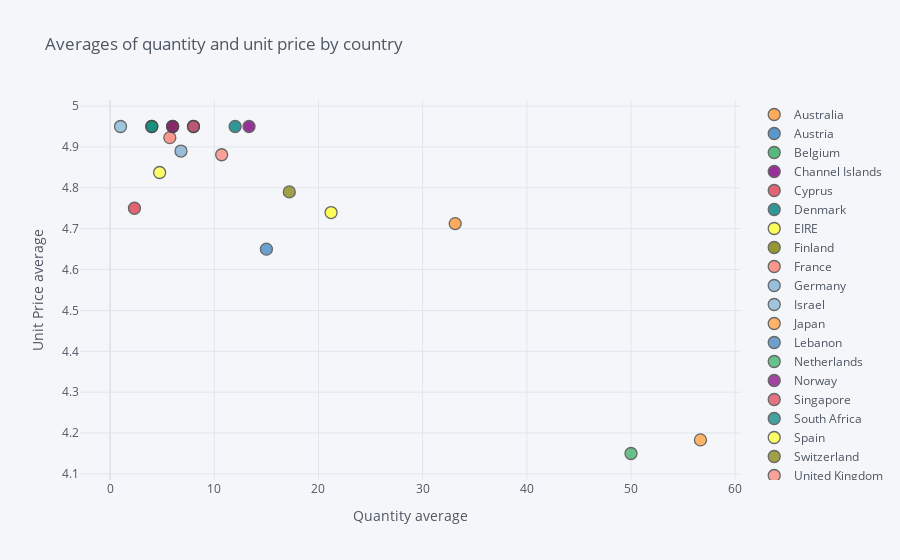

The notebook cell saved with this chart:
### Code cell
#Ploteamos la selección dando un color diferente a cada país

df3.iplot(x='Quantity', 
          y='UnitPrice', 
          categories='Country',
          xTitle='Quantity average', 
          yTitle='Unit Price average',
          title='Averages of quantity and unit price by country')

### Figure 1 — Plotly figure (JSON) as saved in the notebook; plotly's stock layout.template omitted (floating-point values rounded to 4 significant figures)
{"data": [{"marker": {"color": "rgba(255, 153, 51, 1.0)", "line": {"width": 1.3}, "opacity": 0.8, "size": 12, "symbol": "circle"}, "mode": "markers", "name": "Australia", "textfont": {"color": "#4D5663"}, "type": "scatter", "x": [33.12], "y": [4.713]}, {"marker": {"color": "rgba(55, 128, 191, 1.0)", "line": {"width": 1.3}, "opacity": 0.8, "size": 12, "symbol": "circle"}, "mode": "markers", "name": "Austria", "textfont": {"color": "#4D5663"}, "type": "scatter", "x": [8], "y": [4.95]}, {"marker": {"color": "rgba(50, 171, 96, 1.0)", "line": {"width": 1.3}, "opacity": 0.8, "size": 12, "symbol": "circle"}, "mode": "markers", "name": "Belgium", "textfont": {"color": "#4D5663"}, "type": "scatter", "x": [4], "y": [4.95]}, {"marker": {"color": "rgba(128, 0, 128, 1.0)", "line": {"width": 1.3}, "opacity": 0.8, "size": 12, "symbol": "circle"}, "mode": "markers", "name": "Channel Islands", "textfont": {"color": "#4D5663"}, "type": "scatter", "x": [13.33], "y": [4.95]}, {"marker": {"color": "rgba(219, 64, 82, 1.0)", "line": {"width": 1.3}, "opacity": 0.8, "size": 12, "symbol": "circle"}, "mode": "markers", "name": "Cyprus", "textfont": {"color": "#4D5663"}, "type": "scatter", "x": [2.333], "y": [4.75]}, {"marker": {"color": "rgba(0, 128, 128, 1.0)", "line": {"width": 1.3}, "opacity": 0.8, "size": 12, "symbol": "circle"}, "mode": "markers", "name": "Denmark", "textfont": {"color": "#4D5663"}, "type": "scatter", "x": [12], "y": [4.95]}, {"marker": {"color": "rgba(255, 255, 51, 1.0)", "line": {"width": 1.3}, "opacity": 0.8, "size": 12, "symbol": "circle"}, "mode": "markers", "name": "EIRE", "textfont": {"color": "#4D5663"}, "type": "scatter", "x": [21.21], "y": [4.739]}, {"marker": {"color": "rgba(128, 128, 0, 1.0)", "line": {"width": 1.3}, "opacity": 0.8, "size": 12, "symbol": "circle"}, "mode": "markers", "name": "Finland", "textfont": {"color": "#4D5663"}, "type": "scatter", "x": [6], "y": [4.95]}, {"marker": {"color": "rgba(251, 128, 114, 1.0)", "line": {"width": 1.3}, "opacity": 0.8, "size": 12, "symbol": "circle"}, "mode": "markers", "name": "France", "textfont": {"color": "#4D5663"}, "type": "scatter", "x": [5.727], "y": [4.923]}, {"marker": {"color": "rgba(128, 177, 211, 1.0)", "line": {"width": 1.3}, "opacity": 0.8, "size": 12, "symbol": "circle"}, "mode": "markers", "name": "Germany", "textfont": {"color": "#4D5663"}, "type": "scatter", "x": [6.8], "y": [4.89]}, {"marker": {"color": "rgba(128, 177, 211, 0.8999999999999999)", "line": {"width": 1.3}, "opacity": 0.8, "size": 12, "symbol": "circle"}, "mode": "markers", "name": "Israel", "textfont": {"color": "#4D5663"}, "type": "scatter", "x": [1], "y": [4.95]}, {"marker": {"color": "rgba(255, 153, 51, 0.8999999999999999)", "line": {"width": 1.3}, "opacity": 0.8, "size": 12, "symbol": "circle"}, "mode": "markers", "name": "Japan", "textfont": {"color": "#4D5663"}, "type": "scatter", "x": [56.67], "y": [4.183]}, {"marker": {"color": "rgba(55, 128, 191, 0.8999999999999999)", "line": {"width": 1.3}, "opacity": 0.8, "size": 12, "symbol": "circle"}, "mode": "markers", "name": "Lebanon", "textfont": {"color": "#4D5663"}, "type": "scatter", "x": [15], "y": [4.65]}, {"marker": {"color": "rgba(50, 171, 96, 0.8999999999999999)", "line": {"width": 1.3}, "opacity": 0.8, "size": 12, "symbol": "circle"}, "mode": "markers", "name": "Netherlands", "textfont": {"color": "#4D5663"}, "type": "scatter", "x": [50], "y": [4.15]}, {"marker": {"color": "rgba(128, 0, 128, 0.8999999999999999)", "line": {"width": 1.3}, "opacity": 0.8, "size": 12, "symbol": "circle"}, "mode": "markers", "name": "Norway", "textfont": {"color": "#4D5663"}, "type": "scatter", "x": [6], "y": [4.95]}, {"marker": {"color": "rgba(219, 64, 82, 0.8999999999999999)", "line": {"width": 1.3}, "opacity": 0.8, "size": 12, "symbol": "circle"}, "mode": "markers", "name": "Singapore", "textfont": {"color": "#4D5663"}, "type": "scatter", "x": [8], "y": [4.95]}, {"marker": {"color": "rgba(0, 128, 128, 0.8999999999999999)", "line": {"width": 1.3}, "opacity": 0.8, "size": 12, "symbol": "circle"}, "mode": "markers", "name": "South Africa", "textfont": {"color": "#4D5663"}, "type": "scatter", "x": [4], "y": [4.95]}, {"marker": {"color": "rgba(255, 255, 51, 0.8999999999999999)", "line": {"width": 1.3}, "opacity": 0.8, "size": 12, "symbol": "circle"}, "mode": "markers", "name": "Spain", "textfont": {"color": "#4D5663"}, "type": "scatter", "x": [4.75], "y": [4.838]}, {"marker": {"color": "rgba(128, 128, 0, 0.8999999999999999)", "line": {"width": 1.3}, "opacity": 0.8, "size": 12, "symbol": "circle"}, "mode": "markers", "name": "Switzerland", "textfont": {"color": "#4D5663"}, "type": "scatter", "x": [17.2], "y": [4.79]}, {"marker": {"color": "rgba(251, 128, 114, 0.8999999999999999)", "line": {"width": 1.3}, "opacity": 0.8, "size": 12, "symbol": "circle"}, "mode": "markers", "name": "United Kingdom", "textfont": {"color": "#4D5663"}, "type": "scatter", "x": [10.71], "y": [4.881]}], "layout": {"legend": {"bgcolor": "#F5F6F9", "font": {"color": "#4D5663"}}, "paper_bgcolor": "#F5F6F9", "plot_bgcolor": "#F5F6F9", "title": {"font": {"color": "#4D5663"}, "text": "Averages of quantity and unit price by country"}, "xaxis": {"gridcolor": "#E1E5ED", "showgrid": true, "tickfont": {"color": "#4D5663"}, "title": {"font": {"color": "#4D5663"}, "text": "Quantity average"}, "zerolinecolor": "#E1E5ED"}, "yaxis": {"gridcolor": "#E1E5ED", "showgrid": true, "tickfont": {"color": "#4D5663"}, "title": {"font": {"color": "#4D5663"}, "text": "Unit Price average"}, "zerolinecolor": "#E1E5ED"}}}
